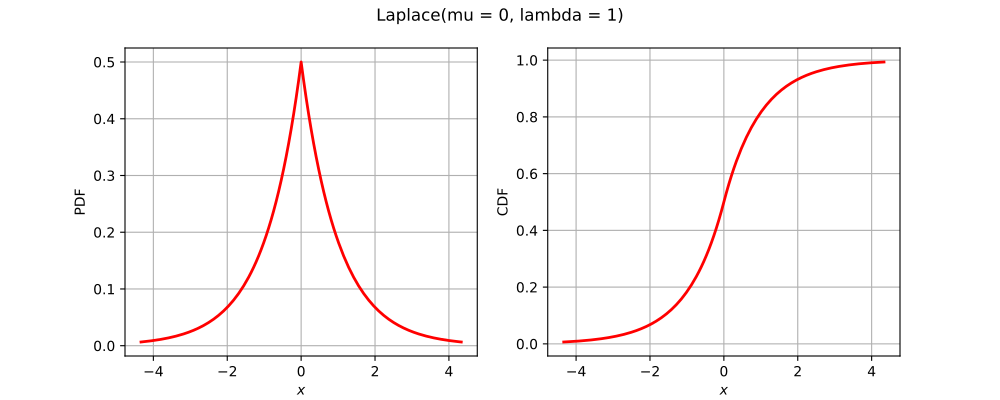

Here is the Python script that generated this plot:
import openturns as ot
from matplotlib import pyplot as plt
from openturns.viewer import View
title = None
if ot.Laplace().__class__.__name__ == 'Bernoulli':
    distribution = ot.Bernoulli(0.7)
elif ot.Laplace().__class__.__name__ == 'Binomial':
    distribution = ot.Binomial(5, 0.2)
elif ot.Laplace().__class__.__name__ == 'Hypergeometric':
    distribution = ot.Hypergeometric(10, 4, 7)
elif ot.Laplace().__class__.__name__ == 'CumulativeDistributionNetwork':
    coll = [ot.Normal(2),ot.Dirichlet([0.5, 1.0, 1.5])]
    distribution = ot.CumulativeDistributionNetwork(coll, ot.BipartiteGraph([[0,1], [0,1]]))
elif ot.Laplace().__class__.__name__ == 'Histogram':
    distribution = ot.Histogram([-1.0, 0.5, 1.0, 2.0], [0.45, 0.4, 0.15])
elif ot.Laplace().__class__.__name__ == 'KernelMixture':
    kernel = ot.Uniform()
    sample = ot.Normal().getSample(5)
    bandwith = [1.0]
    distribution = ot.KernelMixture(kernel, bandwith, sample)
elif ot.Laplace().__class__.__name__ == 'MaximumDistribution':
    coll = [ot.Uniform(2.5, 3.5), ot.LogUniform(1.0, 1.2), ot.Triangular(2.0, 3.0, 4.0)]
    distribution = ot.MaximumDistribution(coll)
elif ot.Laplace().__class__.__name__ == 'Multinomial':
    distribution = ot.Multinomial(5, [0.2])
elif ot.Laplace().__class__.__name__ == 'RandomMixture':
    coll = [ot.Triangular(0.0, 1.0, 5.0), ot.Uniform(-2.0, 2.0)]
    weights = [0.8, 0.2]
    cst = 3.0
    distribution = ot.RandomMixture(coll, weights, cst)
elif ot.Laplace().__class__.__name__ == 'TruncatedDistribution':
    distribution = ot.TruncatedDistribution(ot.Normal(2.0, 1.5), 1.0, 4.0)
elif ot.Laplace().__class__.__name__ == 'UserDefined':
    distribution = ot.UserDefined([[1.0], [2.0], [3.0]], [0.4, 0.5, 1.0])
elif ot.Laplace().__class__.__name__ == 'ZipfMandelbrot':
    distribution = ot.ZipfMandelbrot(10, 2.5, 0.3)
elif ot.Laplace().__class__.__name__ == 'Normal':
    cov = ot.CovarianceMatrix([[1.0, -0.5], [-0.5, 1.0]])
    distribution = ot.Normal([0.0, 0.0], cov)
    title = "Normal dist. with correlation coefficient {}".format(cov[0, 1])
else:
    distribution = ot.Laplace()

dimension = distribution.getDimension()
if title is None:
    title = str(distribution)[:100].split('\n')[0]
if dimension == 1:
    distribution.setDescription(['$x$'])
    pdf_graph = distribution.drawPDF()
    cdf_graph = distribution.drawCDF()
    fig = plt.figure(figsize=(10, 4))
    pdf_axis = fig.add_subplot(121)
    cdf_axis = fig.add_subplot(122)
    View(pdf_graph, figure=fig, axes=[pdf_axis], add_legend=False)
    View(cdf_graph, figure=fig, axes=[cdf_axis], add_legend=False)
    fig.suptitle(title)
elif dimension == 2:
    grid = ot.GridLayout(1, 2)
    pdf_graph = distribution.drawPDF()
    pdf_graph.setLegends([''])
    cdf_graph = distribution.drawCDF()
    cdf_graph.setLegends([''])
    grid.setGraph(0, 0, pdf_graph)
    grid.setGraph(0, 1, cdf_graph)
    grid.setTitle(title)
    fig = View(grid).getFigure()
    fig.axes[0].set_title('PDF')
    fig.axes[1].set_title('CDF')
